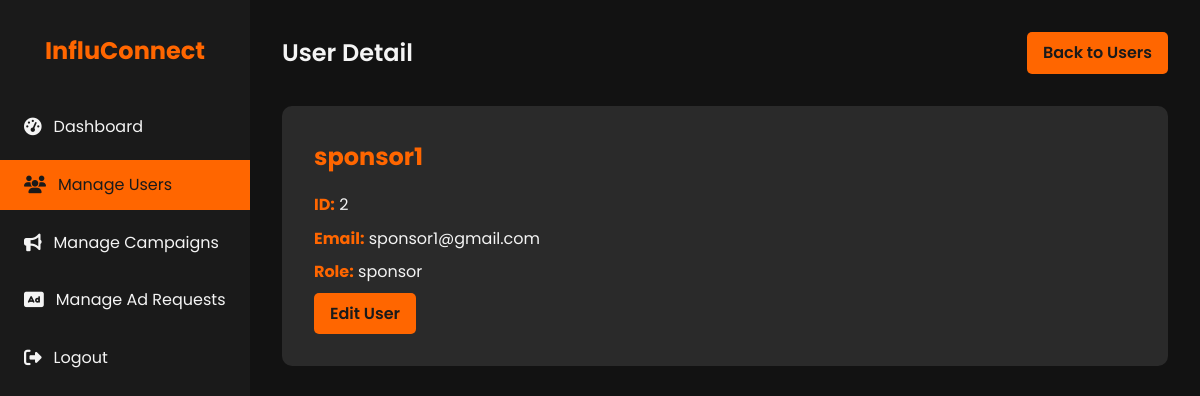
The app's page /admin/users/2 (signed in) with its own data.
### models.py (models this page shows, shortened)
class User(db.Model, UserMixin):
    id = db.Column(db.Integer, primary_key=True)
    username = db.Column(db.String(80), unique=True, nullable=False)
    password = db.Column(db.String(200), nullable=False)
    email = db.Column(db.String(120), unique=True, nullable=False)
    role = db.Column(db.String(50), nullable=False)  # admin, sponsor, influencer
    is_active = db.Column(db.Boolean, default=True)
    sponsor = db.relationship('Sponsor', back_populates='user', uselist=False)
    influencer = db.relationship('Influencer', back_populates='user', uselist=False)

### app.py (the view)
    @app.route('/admin/users/<int:user_id>')
    @login_required
    @admin_required
    def admin_user_detail(user_id):
        user = User.query.get_or_404(user_id)
        return render_template('admin_user_detail.html', user=user)

### templates/admin_user_detail.html (shortened to what this page needs)
<!DOCTYPE html>
<html lang="en">
<head>
    <link rel="stylesheet" href="https://cdnjs.cloudflare.com/ajax/libs/font-awesome/6.1.1/css/all.min.css">
</head>
<body>
    <div class="dashboard">
        <aside class="sidebar">
            <div class="logo">
                <h1>InfluConnect</h1>
            </div>
            <nav>
                <ul class="nav-menu">
                    <li class="nav-item">
                        <a href="{{ url_for('admin_dashboard') }}" class="nav-link">
                            <i class="fas fa-tachometer-alt"></i> Dashboard
                        </a>
                    </li>
                    <li class="nav-item">
                        <a href="{{ url_for('admin_users') }}" class="nav-link active">
                            <i class="fas fa-users"></i> Manage Users
                        </a>
                    </li>
                    <li class="nav-item">
                        <a href="{{ url_for('admin_campaigns') }}" class="nav-link">
                            <i class="fas fa-bullhorn"></i> Manage Campaigns
                        </a>
                    </li>
                    <li class="nav-item">
                        <a href="{{ url_for('admin_ad_requests') }}" class="nav-link">
                            <i class="fas fa-ad"></i> Manage Ad Requests
                        </a>
                    </li>
                    <li class="nav-item">
                        <a href="{{ url_for('logout') }}" class="nav-link">
                            <i class="fas fa-sign-out-alt"></i> Logout
                        </a>
                    </li>
                </ul>
            </nav>
        </aside>
        <main class="main-content">
            <header class="header">
                <h1 class="welcome-text">User Detail</h1>
                <a href="{{ url_for('admin_users') }}" class="btn">Back to Users</a>
            </header>
            <section class="user-detail">
                <h2>{{ user.username }}</h2>
                <p><strong>ID:</strong> {{ user.id }}</p>
                <p><strong>Email:</strong> {{ user.email }}</p>
                <p><strong>Role:</strong> {{ user.role }}</p>
                <a href="{{ url_for('admin_user_edit', user_id=user.id) }}" class="btn">Edit User</a>
            </section>
        </main>
    </div>
</body>
</html>

### templates/admin_user_detail.html (style rules this page uses)
:root { --primary-color: #1a1a1a; --secondary-color: #ff6600; --text-color: #f4f4f4; --bg-color: #121212; --card-bg-color: #2a2a2a; --hover-color: #ff8533; }
* { margin: 0; padding: 0; box-sizing: border-box; }
body { font-family: 'Poppins', sans-serif; line-height: 1.6; color: var(--text-color); background-color: var(--bg-color); }
.dashboard { display: flex; min-height: 100vh; }
.sidebar { width: 250px; background-color: var(--primary-color); padding: 2rem 0; position: fixed; height: 100vh; overflow-y: auto; }
.logo { text-align: center; margin-bottom: 2rem; }
.logo h1 { color: var(--secondary-color); font-size: 1.5rem; }
.nav-menu { list-style-type: none; }
.nav-item { margin-bottom: 0.5rem; }
.nav-link { display: flex; align-items: center; padding: 0.75rem 1.5rem; color: var(--text-color); text-decoration: none; transition: all 0.3s ease; }
.nav-link:hover, .nav-link.active { background-color: var(--secondary-color); color: var(--primary-color); }
.nav-link i { margin-right: 0.75rem; font-size: 1.1rem; }
.main-content { flex-grow: 1; margin-left: 250px; padding: 2rem; }
.header { display: flex; justify-content: space-between; align-items: center; margin-bottom: 2rem; }
.welcome-text { font-size: 1.5rem; font-weight: 600; }
.btn { background-color: var(--secondary-color); color: var(--primary-color); padding: 0.5rem 1rem; border: none; border-radius: 5px; cursor: pointer; font-weight: 600; transition: all 0.3s ease; text-decoration: none; display: inline-block; }
.user-detail { background-color: var(--card-bg-color); border-radius: 10px; padding: 2rem; margin-bottom: 2rem; }
.user-detail h2 { color: var(--secondary-color); margin-bottom: 1rem; }
.user-detail p { margin-bottom: 0.5rem; }
.user-detail strong { color: var(--secondary-color); }

### records on screen
User: username "sponsor1", id "2", email "sponsor1@gmail.com", role "sponsor"
